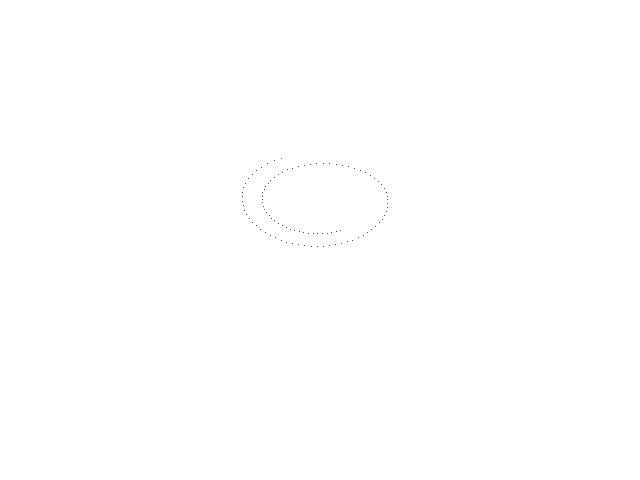
Frame 1 (no input)
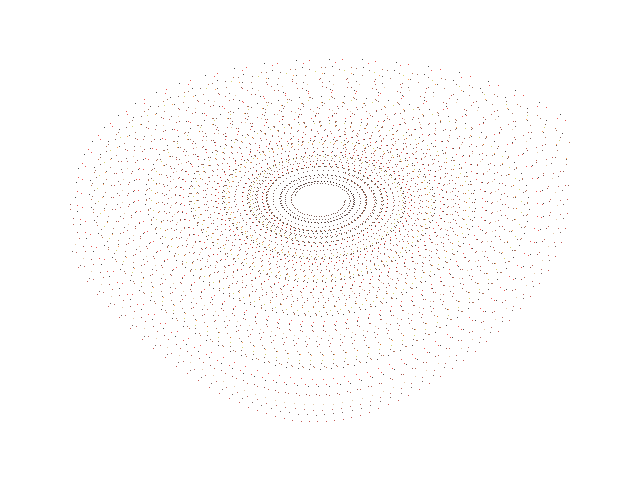
Frame 60 (the mouse pressed at the canvas centre just before this capture)
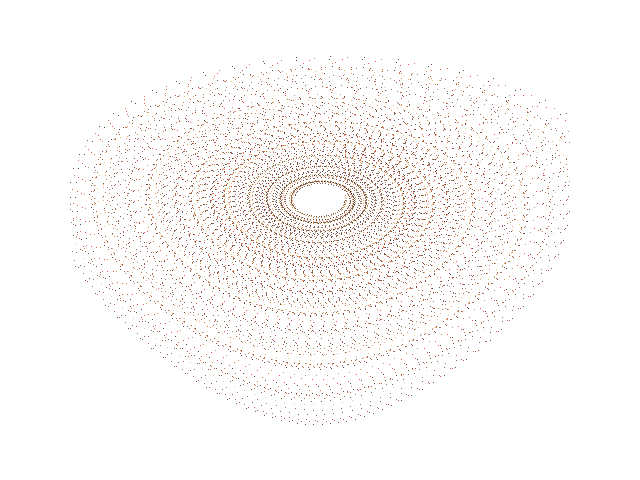
Frame 120 (the mouse held since frame 60 and released just before this capture)

The Processing sketch that drew these frames (run headless with seeded random() and noise(); from frame 60 on, the mouse is pressed at the canvas centre):

// Processing sketch: Coupled_Oscillator
// ── Coupled_Oscillator.pde
// Coupled oscillator //

float x = 0.1;
float y = 0.1;
float dt = 0.05;
float a = 3.7;


void setup() {
  
  size(640, 480);
  background(255);
  
}
 

void draw() {
  
  for (int i=0; i<100; i++) {
    
    int cr = int(random(256));
    int cg = int(random(cr));
    int cb = int(random(cg));
    
    float nx = x;
    float ny = y;
        
    x = nx + dt * (a * ny * (ny - 1));
    y = ny + dt * (nx);
 
    if (x > 1.0) { x = 0.1; stroke(cr, cg, cb); }
    if (x < -1.0) { x = -0.1; stroke(cr, cg, cb); }
        
    point(320 + (250 * x), 200 + (290 * y));

  }

}
